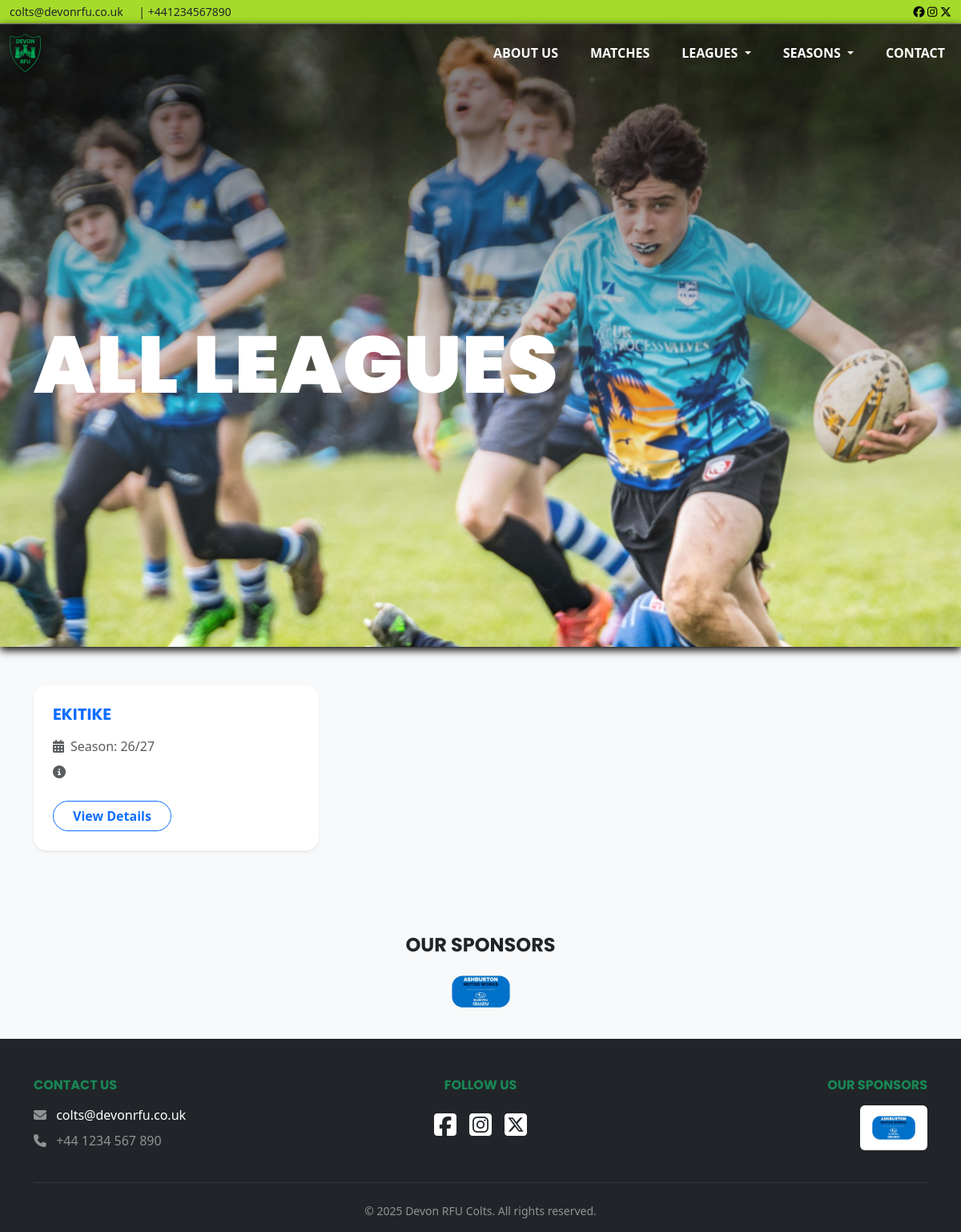
The app's page /accounts/leagues/, older data.
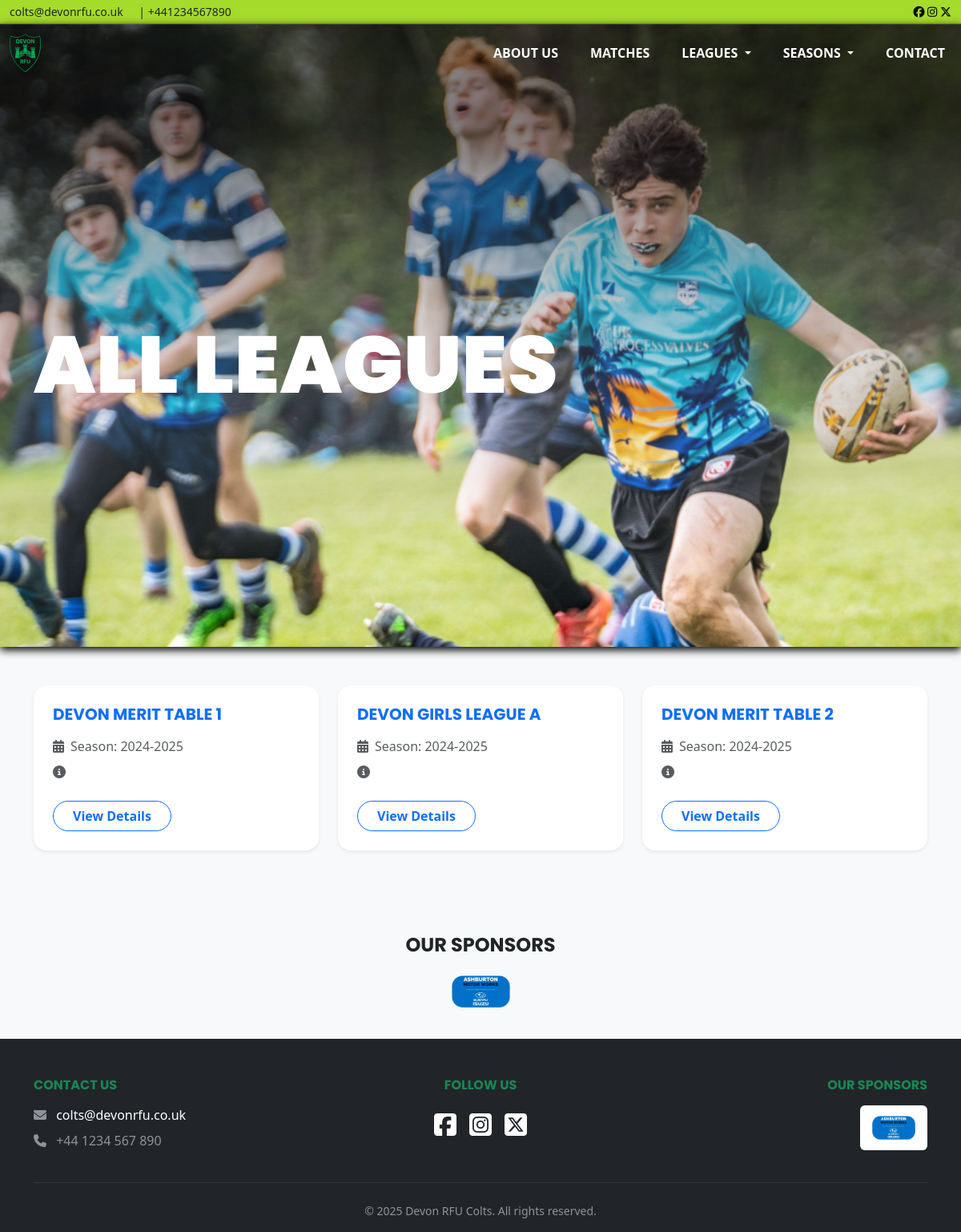
The same page, newer data.
### app/models.py (models this page shows, shortened)
class League(models.Model):
    name = models.CharField(max_length=100)
    age_group = models.CharField(max_length=20)
    gender = models.CharField(max_length=10)
    season = models.ForeignKey(Season, on_delete=models.CASCADE, related_name='leagues')
    notes = models.TextField(max_length=1000, blank=True)

class Season(models.Model):
    year = models.CharField(max_length=20)
    start_date = models.DateField()
    end_date = models.DateField()
    archived_status = models.BooleanField(default=False)

### accounts/views.py (the view)
# urls.py: path("leagues/", leagues, name="leagues"),
def leagues(request):
    try:
        all_leagues = League.objects.all()
    except Exception as e:
        print(f"Error fetching leagues: {e}")
        all_leagues = []
    return render(request, "leagues/leagues.html", {"all_leagues": all_leagues})

### app/templates/leagues/leagues.html (shortened to what this page needs)
{% extends 'base.html' %}
{% block hero %}
<h1 class="hero-title text-white">All Leagues</h1>
{% endblock %}
{% block content %}
<div class="container my-5">
    <div class="row">
        {% for league in all_leagues %}
        <div class="col-md-4 mb-4">
            <div class="card h-100 shadow-sm border-0 rounded-4 overflow-hidden hover-card">
                <div class="card-body p-4">
                    <h5 class="card-title fw-bold text-uppercase text-primary mb-3">{{ league.name }}</h5>
                    <p class="card-text text-muted mb-2">
                        <i class="fas fa-calendar-alt me-2"></i>Season: {{ league.season.year }}
                    </p>
                    <p class="card-text text-muted mb-4">
                        <i class="fas fa-info-circle me-2"></i>{{ league.description|truncatechars:100 }}
                    </p>
                    <a href="{% url 'league_details' league.id %}" class="btn btn-outline-primary rounded-pill fw-bolder px-4">View Details</a>
                </div>
            </div>
        </div>
        {% empty %}
        <div class="col-12">
            <div class="alert alert-info text-center rounded-4 shadow-sm py-4">
                <i class="fas fa-info-circle me-2"></i>No leagues are currently available.
            </div>
        </div>
        {% endfor %}
    </div>
</div>
{% endblock %}

Row changes from the older to the newer data that the page shows:
removed League: name "EKITIKE", season.year "26/27"
added League: name "DEVON MERIT TABLE 1", season.year "2024-2025"
added League: name "DEVON GIRLS LEAGUE A", season.year "2024-2025"
added League: name "DEVON MERIT TABLE 2", season.year "2024-2025"
